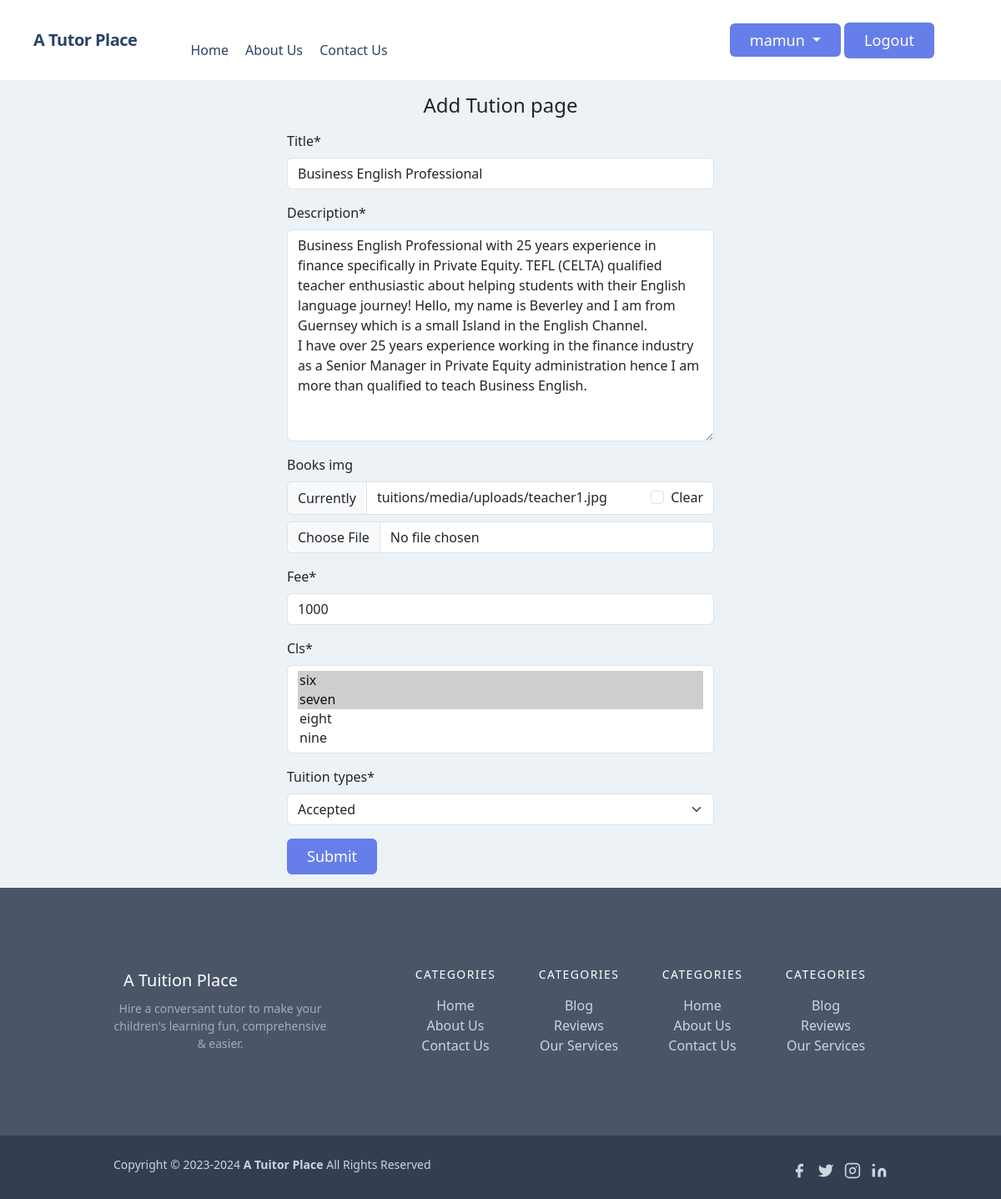
The page /tuitions/edit/9 (signed in) on the database its author committed.
### tuitions/models.py (models this page shows, shortened)
class TuitionsModel(models.Model):
    user = models.ForeignKey(
        User, on_delete=models.CASCADE, blank=True, null=True)
    title = models.CharField(max_length=100)
    description = models.TextField()
    books_img = models.ImageField(
        upload_to='tuitions/media/uploads/', blank=True, null=True)
    fee = models.IntegerField()
    cls = models.ManyToManyField(UserClassModel)
    is_apply = models.BooleanField(default=False)
    tuition_types = models.CharField(
        choices=TUITION_TYPES, max_length=10, default="Pending")

### tuitions/views.py (the view)
# urls.py: path('edit/<int:id>', views.edit_post, name='edit_tuition'),
@login_required
def edit_post(request, id):
    tuitions = models.TuitionsModel.objects.get(pk=id)
    tuitions_form = forms.TuitionForms(instance=tuitions)
    if request.method == 'POST':
        tuitions_form = forms.TuitionForms(request.POST, instance=tuitions)
        if tuitions_form.is_valid():
            tuitions_form.instance.author = request.user
            tuitions_form.save()
            return redirect('home')
    return render(request, 'add_tuition.html', {'form': tuitions_form})

### tuitions/forms.py
class TuitionForms(forms.ModelForm):
    class Meta:
        model = models.TuitionsModel
        exclude = ['user', 'is_apply']

### tuitions/models.py (called while the page is built)
    def __str__(self):
        return self.name

### tuitions/templates/add_tuition.html (shortened to what this page needs)
{% extends 'base.html' %}
{%  load crispy_forms_tags %}
{% block content %}
<h1 class='text-2xl my-3 text-center'>Add Tution page</h1>
<form class='mb-3' style="width:50% ; margin : auto" method="post" enctype="multipart/form-data">
{{form | crispy}}
<button class="inline-flex text-white bg-indigo-500 border-0 py-2 px-6 focus:outline-none hover:bg-indigo-600 rounded text-lg">Submit</button>
</form>
{% endblock %}

### core/templates/nav.html (shortened to what this page needs)
<nav class="flex items-center justify-between flex-wrap bg-white p-6 px-10 sticky-top">
    <div class="flex items-center flex-shrink-0 text-white mr-6">
        <span class="font-semibold text-xl tracking-tight text-blue-900"><a href="/">A Tutor Place</a></span>
    </div>
    <div class="w-full block flex-grow lg:flex lg:items-center lg:w-auto px-10">
            <div class="text-md lg:flex-grow">
                <a href="{% url "home" %}" class="block mt-4 lg:inline-block lg:mt-0 text-blue-900 hover:text-red-900 hover:font-black mr-4">
                    Home
                </a>
                {% if request.user.is_authenticated and not request.user.is_superuser %}
                <a href="{% url "about" %}" class="block mt-4 lg:inline-block lg:mt-0 text-blue-900 hover:text-red-900 hover:font-black mr-4">
                    About Us
                </a>
                <a href="{% url "contuct" %}" class="block mt-4 lg:inline-block lg:mt-0 text-blue-900 hover:text-red-900 hover:font-black mr-4">
                    Contact Us
                </a>
                {% endif %}
            </div>
            {% if request.user.is_authenticated %}
            <div class="flex w-auto items-center">
                <div class="dropdown">
                    <a class="dropdown-toggle text-white bg-indigo-500 border-0 py-2 px-6 focus:outline-none hover:bg-indigo-600 rounded text-lg" href="#" role="button" data-bs-toggle="dropdown" aria-expanded="false">
                        {{ request.user.first_name }}
                    </a>
                    </div>
                <div><a href="{% url "logout" %}" class="inline-flex text-white bg-indigo-500 border-0 py-2 px-6 focus:outline-none hover:bg-indigo-600 rounded text-lg ms-1">Logout</a></div>
            </div>
        {% endif %}
    </div>
</nav>

### rows shown on the page
TuitionsModel: title "Business English Professional", description "Business English Professional with 25 years experience in finance specifically in Private Equity. TEFL (CELTA) qualified teacher enthusiastic about helping students with their English language journey! Hello, my name is Beverley and I am from Guernsey which is a small Island in the English Channel. I have over 25 years experience working in the finance industry as a Senior Manager in Private Equity administration hence I am more than qualified to teach Business English.", fee "1000", tuition_types "Accepted"

### other values the page prints
{{ request.user.first_name }} "mamun"
